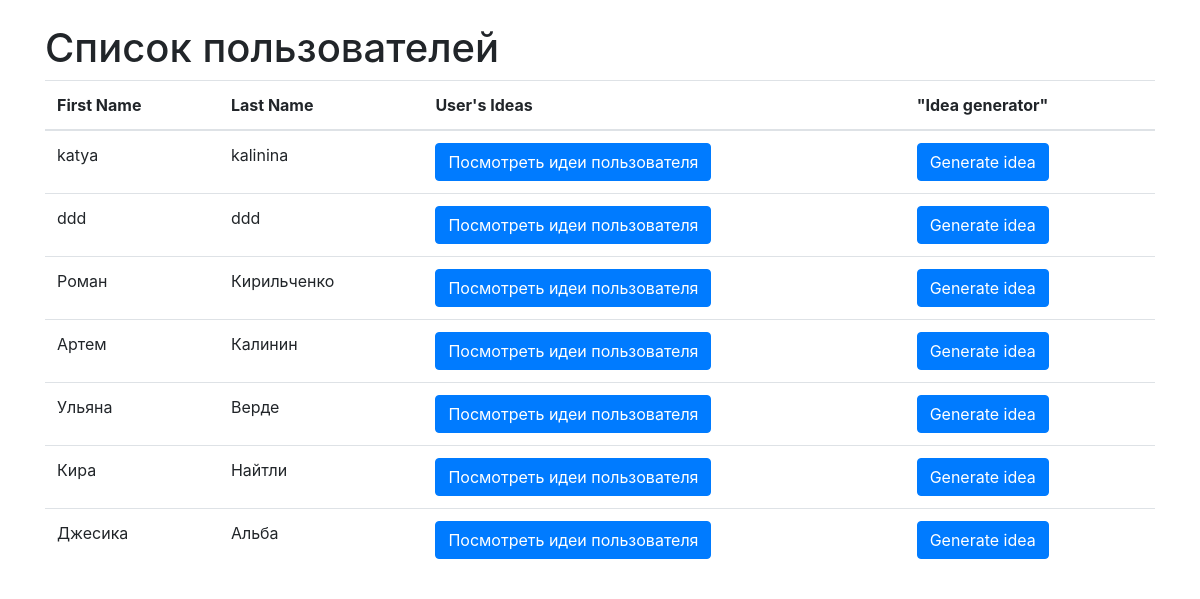
Screenshot of /users with the database file from the repository.
### models.py (models this page shows, shortened)
class User(db.Model):
    id = db.Column(db.Integer, primary_key=True)
    username = db.Column(db.String(200), nullable=False)
    first_name = db.Column(db.String(100), nullable=False)
    last_name = db.Column(db.String(100), nullable=False)
    created_at = db.Column(db.DateTime, server_default=db.func.now())
    updated_at = db.Column(db.DateTime, server_default=db.func.now(), onupdate=db.func.now())
    ideas = db.relationship('Idea', backref='user', lazy=True)

### app.py (the view)
@app.route('/users')
def users():
    users = User.query.all()
    return render_template('users.html', users=users)

### app.py (called while the page is built)
@app.before_request
def before_request():
    g.start_time = time.time()

@app.after_request
def after_request(response):
    total_time = time.time() - g.start_time
    print(f"Время выполнения запроса {total_time:.6f} секунд")
    return response

def log_db_queries(app):
    @event.listens_for(db.engine, "before_cursor_execute") # функция которая слушвет запросы к базе данных
    def before_cursor_execute(conn, cursor, statement, parameters, context, executemany):
        print("Executing query: %s", statement)

### templates/users.html (shortened to what this page needs)
<!DOCTYPE html>
<html>
<head>
    <link rel="stylesheet" href="https://maxcdn.bootstrapcdn.com/bootstrap/4.5.2/css/bootstrap.min.css">
</head>
<body>
    <div class="container mt-4">
        <h1>Список пользователей</h1>
        <table class="table">
            <thead>
                <tr>
                    <th>First Name</th>
                    <th>Last Name</th>
                    <th>User's Ideas</th>
                    <th>"Idea generator"</th>
                </tr>
            </thead>
            <tbody>
                {% for user in users %}
                <tr>
                    <td>{{ user.first_name }}</td>
                    <td>{{ user.last_name }}</td>
                    <td>
                         <a href="{{ url_for('show_ideas', user_id=user.id) }}" class="btn btn-primary">Посмотреть идеи пользователя</a>
                    </td>
                    <td>
                         <form action="{{ url_for('generate_idea', user_id=user.id) }}" method="post">
                             <button class="btn btn-primary" type="submit">Generate idea</button>
                         </form>
                    </td>
                </tr>
                {% endfor %}
            </tbody>
        </table>
    </div>
</body>
</html>

### rows the page displays
User: first_name "katya", last_name "kalinina"
User: first_name "ddd", last_name "ddd"
User: first_name "Роман", last_name "Кирильченко"
User: first_name "Артем", last_name "Калинин"
User: first_name "Ульяна", last_name "Верде"
User: first_name "Кира", last_name "Найтли"
User: first_name "Джесика", last_name "Альба"
